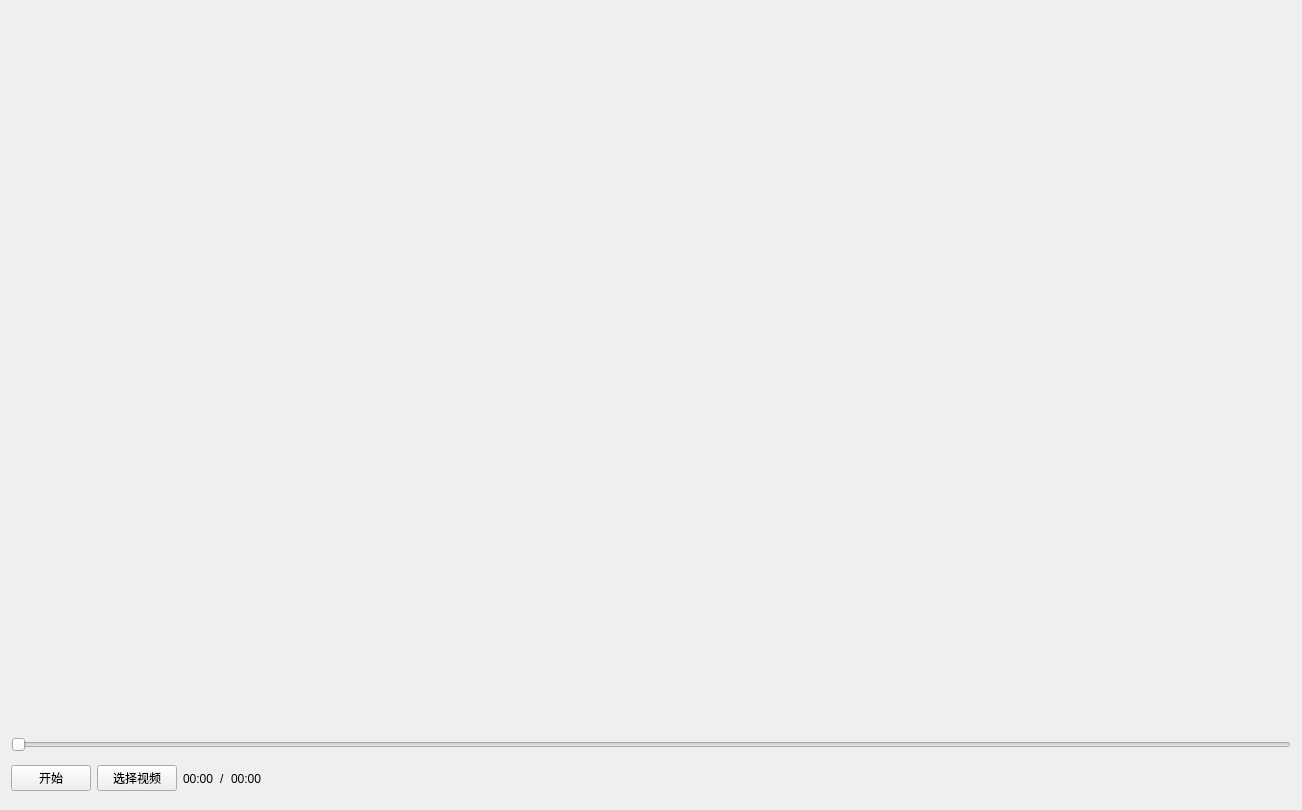
<?xml version="1.0" encoding="UTF-8"?>
<ui version="4.0">
 <class>Widget</class>
 <widget class="QWidget" name="Widget">
  <property name="geometry">
   <rect>
    <x>0</x>
    <y>0</y>
    <width>1302</width>
    <height>810</height>
   </rect>
  </property>
  <property name="windowTitle">
   <string>Widget</string>
  </property>
  <layout class="QVBoxLayout" name="verticalLayout">
   <item>
    <widget class="QWidget" name="Show" native="true">
     <property name="minimumSize">
      <size>
       <width>1280</width>
       <height>720</height>
      </size>
     </property>
    </widget>
   </item>
   <item>
    <widget class="QSlider" name="horizontalSlider">
     <property name="orientation">
      <enum>Qt::Horizontal</enum>
     </property>
    </widget>
   </item>
   <item>
    <layout class="QHBoxLayout" name="horizontalLayout_3">
     <item>
      <layout class="QHBoxLayout" name="horizontalLayout_2">
       <item>
        <widget class="QPushButton" name="Play">
         <property name="text">
          <string>开始</string>
         </property>
        </widget>
       </item>
       <item>
        <widget class="QPushButton" name="Chose">
         <property name="text">
          <string>选择视频</string>
         </property>
        </widget>
       </item>
       <item>
        <layout class="QHBoxLayout" name="horizontalLayout">
         <item>
          <widget class="QLabel" name="Time">
           <property name="text">
            <string>00:00</string>
           </property>
          </widget>
         </item>
         <item>
          <widget class="QLabel" name="label">
           <property name="text">
            <string>/</string>
           </property>
          </widget>
         </item>
         <item>
          <widget class="QLabel" name="Total">
           <property name="text">
            <string>00:00</string>
           </property>
          </widget>
         </item>
        </layout>
       </item>
      </layout>
     </item>
     <item>
      <spacer name="horizontalSpacer">
       <property name="orientation">
        <enum>Qt::Horizontal</enum>
       </property>
       <property name="sizeHint" stdset="0">
        <size>
         <width>928</width>
         <height>20</height>
        </size>
       </property>
      </spacer>
     </item>
    </layout>
   </item>
  </layout>
 </widget>
 <resources/>
 <connections/>
</ui>
